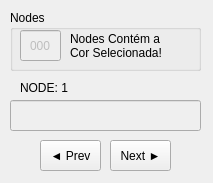
<?xml version="1.0" encoding="UTF-8"?>
<ui version="4.0">
 <class>Form</class>
 <widget class="QWidget" name="Form">
  <property name="geometry">
   <rect>
    <x>0</x>
    <y>0</y>
    <width>213</width>
    <height>183</height>
   </rect>
  </property>
  <property name="windowTitle">
   <string>FIND NODE</string>
  </property>
  <property name="autoFillBackground">
   <bool>false</bool>
  </property>
  <widget class="QLabel" name="labelNode">
   <property name="geometry">
    <rect>
     <x>20</x>
     <y>80</y>
     <width>101</width>
     <height>16</height>
    </rect>
   </property>
   <property name="text">
    <string>NODE: 1</string>
   </property>
  </widget>
  <widget class="QLineEdit" name="nodeName">
   <property name="enabled">
    <bool>false</bool>
   </property>
   <property name="geometry">
    <rect>
     <x>10</x>
     <y>100</y>
     <width>191</width>
     <height>31</height>
    </rect>
   </property>
  </widget>
  <widget class="QPushButton" name="buttonPrev">
   <property name="geometry">
    <rect>
     <x>40</x>
     <y>140</y>
     <width>61</width>
     <height>31</height>
    </rect>
   </property>
   <property name="text">
    <string>◄ Prev</string>
   </property>
  </widget>
  <widget class="QPushButton" name="buttonNext">
   <property name="geometry">
    <rect>
     <x>110</x>
     <y>140</y>
     <width>61</width>
     <height>31</height>
    </rect>
   </property>
   <property name="text">
    <string>Next ►</string>
   </property>
  </widget>
  <widget class="QGroupBox" name="groupBox">
   <property name="geometry">
    <rect>
     <x>10</x>
     <y>10</y>
     <width>191</width>
     <height>61</height>
    </rect>
   </property>
   <property name="title">
    <string>Nodes</string>
   </property>
   <widget class="QLabel" name="label_2">
    <property name="geometry">
     <rect>
      <x>60</x>
      <y>20</y>
      <width>121</width>
      <height>31</height>
     </rect>
    </property>
    <property name="font">
     <font>
      <pointsize>9</pointsize>
     </font>
    </property>
    <property name="text">
     <string>Nodes Contém a
Cor Selecionada!</string>
    </property>
   </widget>
   <widget class="QLineEdit" name="numEdit">
    <property name="enabled">
     <bool>false</bool>
    </property>
    <property name="geometry">
     <rect>
      <x>10</x>
      <y>20</y>
      <width>41</width>
      <height>31</height>
     </rect>
    </property>
    <property name="font">
     <font>
      <pointsize>9</pointsize>
     </font>
    </property>
    <property name="layoutDirection">
     <enum>Qt::LeftToRight</enum>
    </property>
    <property name="text">
     <string>000</string>
    </property>
    <property name="alignment">
     <set>Qt::AlignCenter</set>
    </property>
   </widget>
  </widget>
 </widget>
 <resources/>
 <connections/>
</ui>
